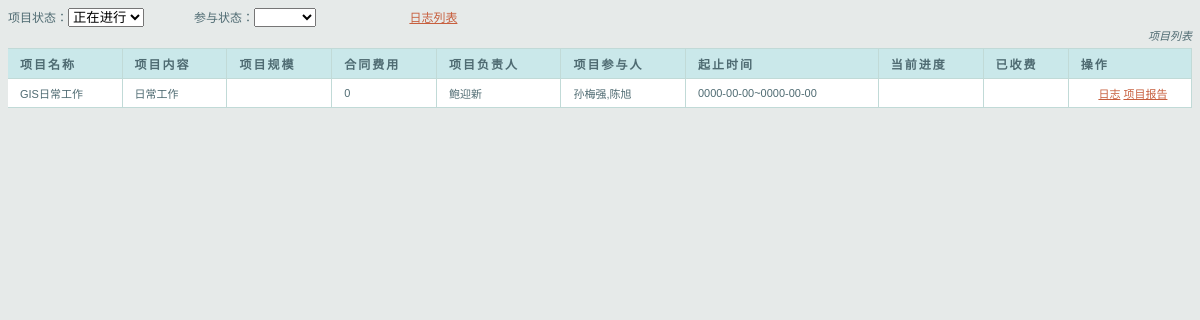
Page /projectinfolistm.php?s=1 (signed in) on the committed database.
### tables this page shows
CREATE TABLE IF NOT EXISTS `project` (
  `id` int(11) NOT NULL AUTO_INCREMENT,
  `projectname` varchar(20) DEFAULT NULL,
  `projectcontent` varchar(500) DEFAULT NULL,
  `projectmonitorid` int(11) DEFAULT NULL,
  `charge` double DEFAULT NULL,
  `startdate` date NOT NULL,
  `enddate` date DEFAULT NULL,
  `status` varchar(20) DEFAULT NULL,
  `site` varchar(20) DEFAULT NULL,
  `contract` varchar(20) DEFAULT NULL,
  PRIMARY KEY (`id`)
);

CREATE TABLE IF NOT EXISTS `user` (
  `id` int(11) NOT NULL AUTO_INCREMENT,
  `name` varchar(20) DEFAULT NULL,
  `password` varchar(20) NOT NULL,
  `realname` varchar(20) NOT NULL,
  `department` varchar(20) DEFAULT NULL,
  `role` int(11) NOT NULL,
  PRIMARY KEY (`id`)
);

### projectinfolistm.php (the view, shortened to what this page needs)
<html>
<head>
</head>
<body onload="setuserlist()">
		<span>项目状态：</span><select id="projectstatus" name="projectstatus" onchange="onchangestatus()">
			<option value="1">正在进行</option>
        </select>&nbsp;&nbsp;&nbsp;&nbsp;&nbsp;&nbsp;&nbsp;&nbsp;&nbsp;&nbsp;&nbsp;&nbsp;&nbsp;&nbsp;
		<span>参与状态：</span><select id="person" onchange="onchangestatus()" name="person">
        </select>&nbsp;&nbsp;&nbsp;&nbsp;&nbsp;&nbsp;&nbsp;&nbsp;&nbsp;&nbsp;&nbsp;&nbsp;&nbsp;&nbsp;&nbsp;&nbsp;&nbsp;&nbsp;&nbsp;&nbsp;&nbsp;&nbsp;&nbsp;&nbsp;&nbsp;&nbsp;&nbsp;&nbsp;<a href="calendarlist.php" >日志列表</a><br />
<table id="mytable" cellspacing="0">
<caption>项目列表</caption>
<th scope="col">项目名称</th>
<th scope="col">项目内容</th>
<th scope="col">项目规模</th>
<th scope="col">合同费用</th>
<th scope="col">项目负责人</th>
<th scope="col">项目参与人</th>
<th scope="col">起止时间</th>
<th scope="col">当前进度</th>
<th scope="col">已收费</th>
<th scope="col">操作</th>
<?php
$id1=$_SESSION['id'];
$s=$_GET['s'];
$u=$_GET['u'];
if($u!=1)
{
$con = mysqli_connect('localhost', 'sa', '123456', 'calendardb');
mysqli_query($con,"set names 'utf8'");
if($s==4){
	$sql = "SELECT p.`id`, p.`projectname`, p.`projectcontent`, p.`projectmonitorid`, p.`charge`, concat(p.`startdate`,'~', p.`enddate`), p.`status`, p.`site`,p.`contract`,u.`realname`,m.`progress`,m.`remainwork`,m.`returnmoney`,un.`cname` FROM `project` p left join `user` u on p.`projectmonitorid`=u.`id` left join (SELECT `projectid`,max(`progress`) progress, `remainwork`, `monthplan`, `returnmoney` FROM `projectreport` WHERE `flag`=1 group by `projectid`) m on p.id=m.projectid left join (SELECT `Location`,group_concat(distinct u.realname) cname FROM `calendar` c left join `user` u on c.UPAccount=u.id group by c.`Location`) un on p.id=un.Location WHERE p.projectmonitorid=$id1";
}
else
{
	$sql = "SELECT p.`id`, p.`projectname`, p.`projectcontent`, p.`projectmonitorid`, p.`charge`, concat(p.`startdate`,'~', p.`enddate`), p.`status`, p.`site`,p.`contract`,u.`realname`,m.`progress`,m.`remainwork`,m.`returnmoney`,un.`cname` FROM `project` p left join `user` u on p.`projectmonitorid`=u.`id` left join (SELECT `projectid`,max(`progress`) progress, `remainwork`, `monthplan`, `returnmoney` FROM `projectreport` WHERE `flag`=1 group by `projectid`) m on p.id=m.projectid left join (SELECT `Location`,group_concat(distinct u.realname) cname FROM `calendar` c left join `user` u on c.UPAccount=u.id group by c.`Location`) un on p.id=un.Location WHERE p.projectmonitorid=$id1 and p.status=$s";
}
$result=mysqli_query($con,$sql);
if($result!=null)
{
while($row = mysqli_fetch_row($result)){
	$projectname=$row[1];
	$projectcontent=$row[2];
	$site=$row[7];
	$pdate=$row[5];
	$cname=$row[13];
	$charge=$row[4];
	$pprogress=$row[10];
	$realname=$row[9];
	$returnmoney=$row[12];
	$id=$row[0];
	$href1="xgcalendar-master/example/php/index.php?pid=".$id;
	$href2="projectreport.php?pid=".$id;
?>
<tr>
<td class="row"><?php echo $projectname ?></td>
<td class="row"><?php echo $projectcontent ?></td>
<td class="row"><?php echo $site ?></td>
<td class="row"><?php echo $charge ?></td>
<td class="row"><?php echo $realname ?></td>
<td class="row"><?php echo $cname ?></td>
<td class="row"><?php echo $pdate ?></td>
<td class="row"><?php echo $pprogress ?></td>
<td class="row"><?php echo $returnmoney ?></td>
<td class="row" align="center"><a href=<?php echo $href1 ?> >日志</a>           	<a href=<?php echo $href2 ?> >项目报告</a></td>
</tr>
<?php
	}
	}
}
?>
</table>
</body>
</html>

### projectinfolistm.php (style rules this page uses)
body { font: normal 11px auto "Trebuchet MS", Verdana, Arial, Helvetica, sans-serif; color: #4f6b72; background: #E6EAE9; }
a { color: #c75f3e; }
#mytable { width: 100%; padding: 0; margin: 0; }
caption { padding: 0 0 5px 0; width: 100%; font: italic 11px "Trebuchet MS", Verdana, Arial, Helvetica, sans-serif; text-align: right; }
th { font: bold 11px "Trebuchet MS", Verdana, Arial, Helvetica, sans-serif; color: #4f6b72; border-right: 1px solid #C1DAD7; border-bottom: 1px solid #C1DAD7; border-top: 1px solid #C1DAD7; letter-spacing: 2px; text-transform: uppercase; text-align: left; padding: 6px 6px 6px 12px; background: #CAE8EA no-repeat; }
td { border-right: 1px solid #C1DAD7; border-bottom: 1px solid #C1DAD7; background: #fff; font-size:11px; padding: 6px 6px 6px 12px; color: #4f6b72; }
html>body td { font-size:11px; }
body,td,th { font-family: 宋体, Arial; font-size: 12px; }

### rows in the picture
project: projectname "GIS日常工作", projectcontent "日常工作", charge "0", user.realname "鲍迎新", cname "孙梅强,陈旭", pdate "0000-00-00~0000-00-00"
